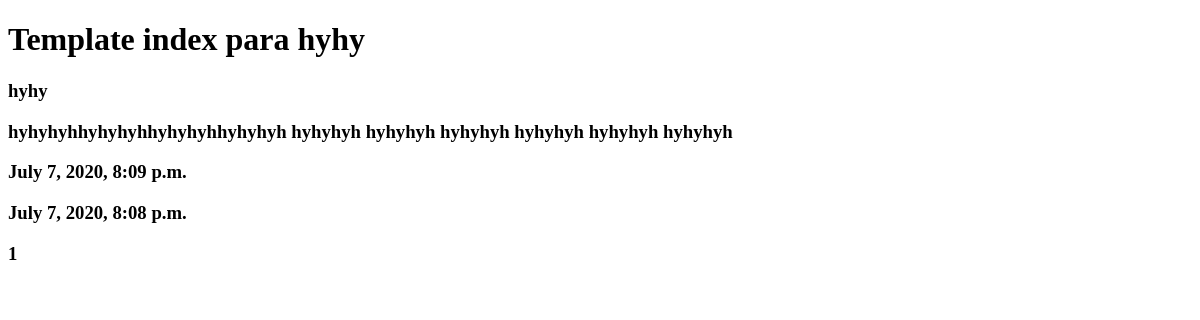
Page /posts/1/ on the earlier database version.
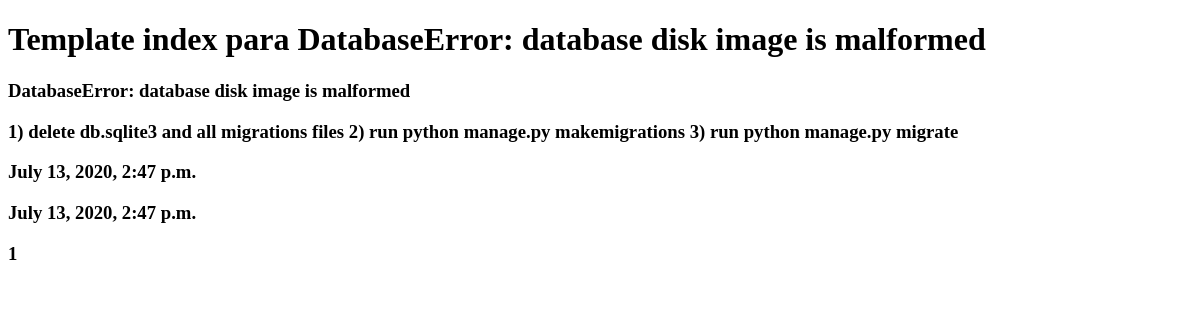
Same page on the later database version.
### blog_app/models.py (models this page shows, shortened)
class Post(models.Model):
    title = models.CharField(blank=True, max_length=120, null=True)
    content = models.TextField(null=True)
    update = models.DateTimeField(auto_now_add=True)
    timestamp = models.DateTimeField(auto_now_add=True)
    class Meta:
        verbose_name = 'Post'
        verbose_name_plural = 'Posts'

### blog_app/views.py (the view)
# urls.py: path('<id>/', post_detail, name='detail'),
def post_detail(request, id):
    instance = get_object_or_404(Post, id=id)
    context = {
        "title": instance.title,
        "obj": instance,
    }
    return render(request, "post_detail.html", context)

### templates/post_detail.html (shortened to what this page needs)
{% extends "_base.html" %}
{% block content %}
<h1 class="">Template index para {{ title }}</h1>
<h3 class=""> {{ obj.title }}   </h3>
<h3 class=""> {{ obj.content }}   </h3>
<h3 class=""> {{ obj.update }}   </h3>
<h3 class=""> {{ obj.timestamp }}   </h3>
<h3 class=""> {{ obj.id }}   </h3>
{% endblock content %}

Differences in the rows shown:
changed Post id 1: title "hyhy" → "DatabaseError: database disk image is malformed"; content "hyhyhyhhyhyhyhhyhyhyhhyhyhyh hyhyhyh hyhyhyh hyhyhyh hyhyhyh hyhyhyh hyhyhyh" → "1) delete db.sqlite3 and all migrations files 2) run python manage.py makemigrations 3) run python manage.py migrate"; update "July 7, 2020, 8:09 p.m." → "July 13, 2020, 2:47 p.m."; timestamp "July 7, 2020, 8:08 p.m." → "July 13, 2020, 2:47 p.m."
